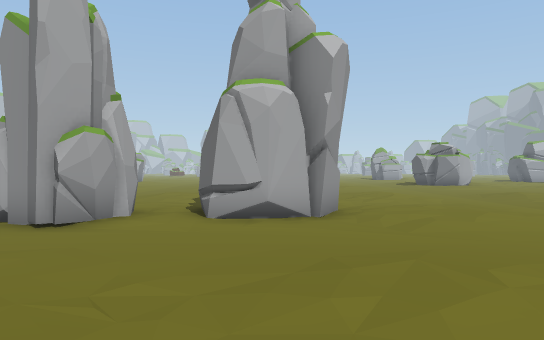
view 1 (above)

24 first-person views from a walk through a Unity game level. The camera is 1.5 m above the floor, looks level and sees 70° across. The floor is counted in squares, 2 m on a side. Each view is taken from the middle of a square. On the plan, view 1 faces up. The plan holds only what a view shows up to about 12 squares ahead; the rest is blank. The place goes on beyond the plan. The player is left out. Some animated figures are left out.

view 2
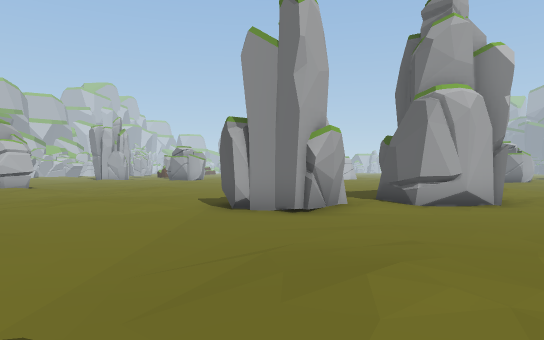

view 3
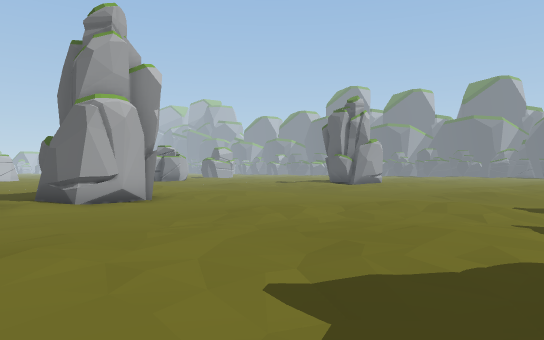

view 4
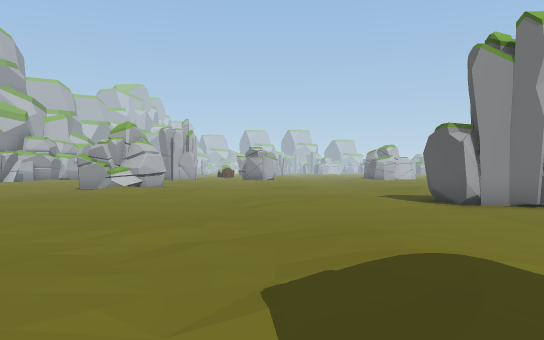

view 5
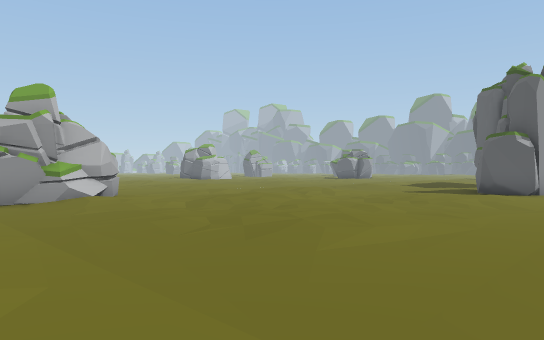

view 6
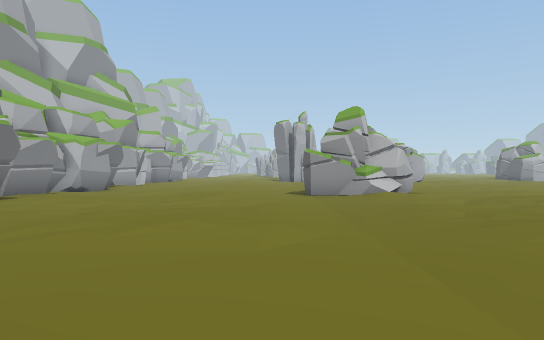

view 7
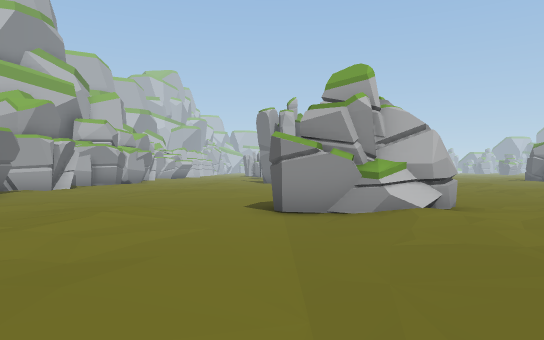

view 8
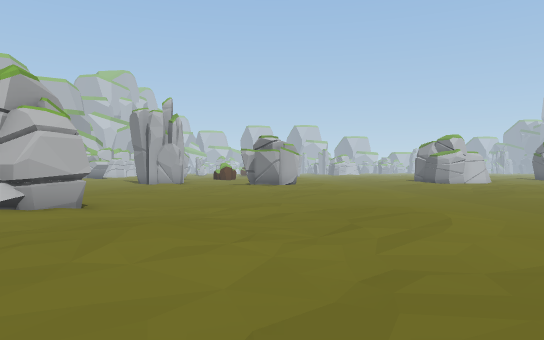

view 9
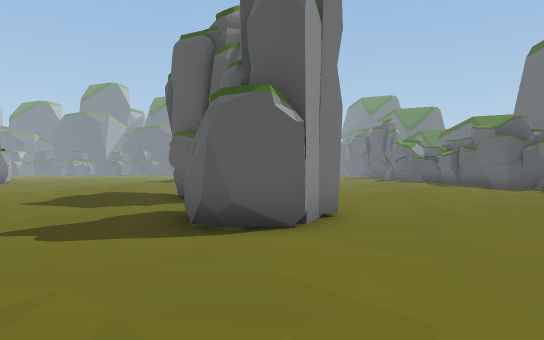

view 10
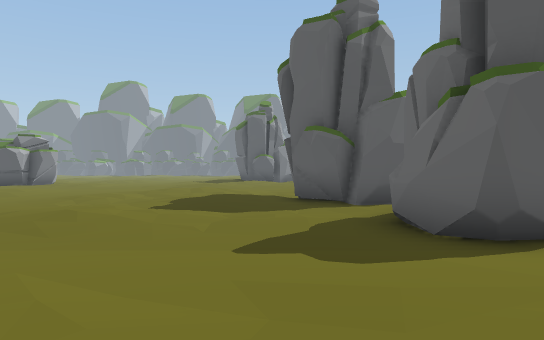

view 11
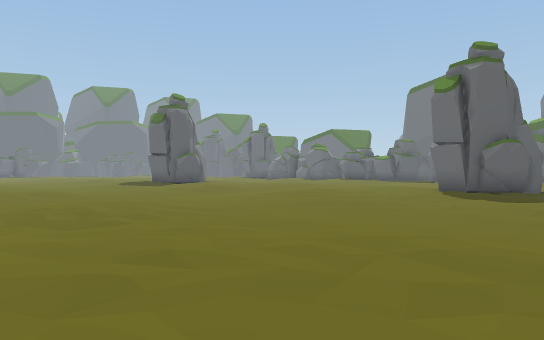

view 12
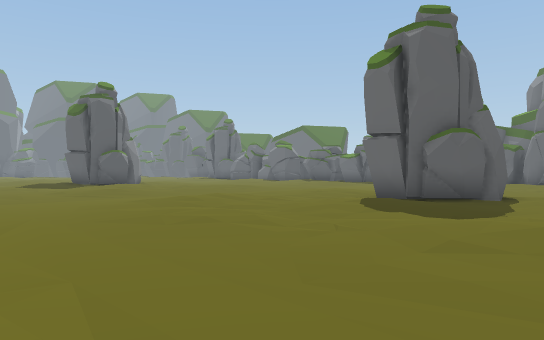

view 13
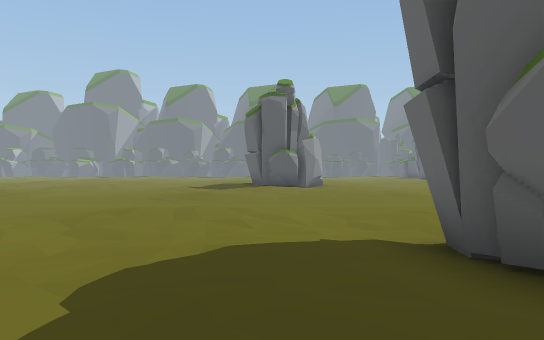

view 14
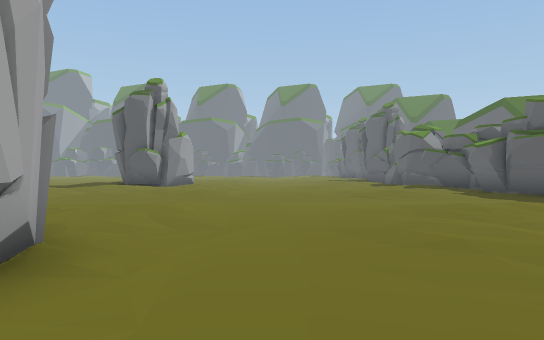

view 15
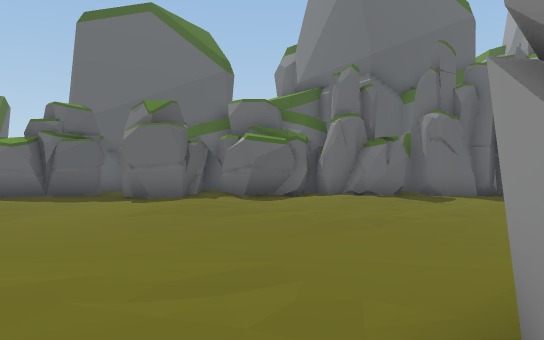

view 16
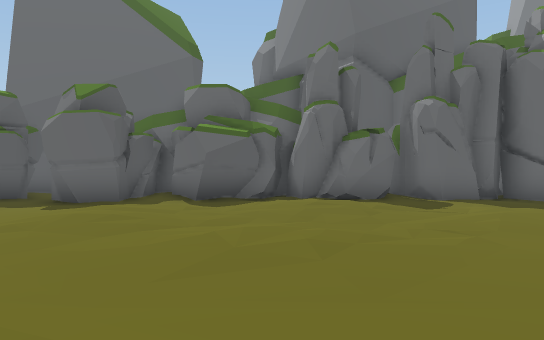

view 17
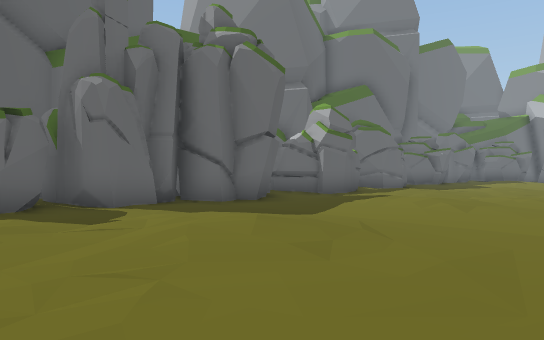

view 18
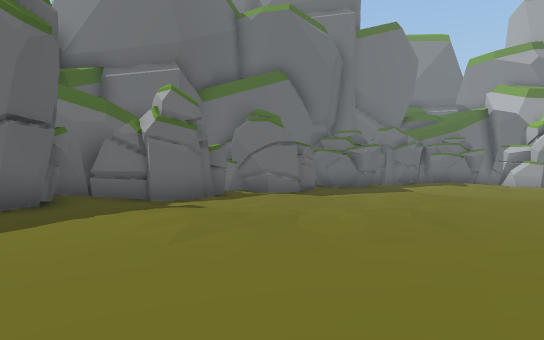

view 19
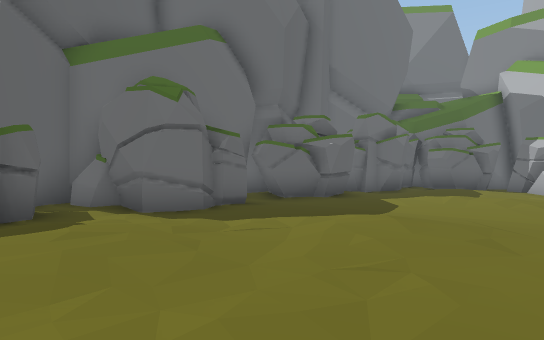

view 20
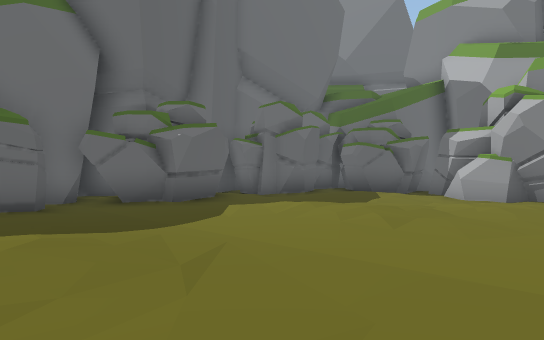

view 21
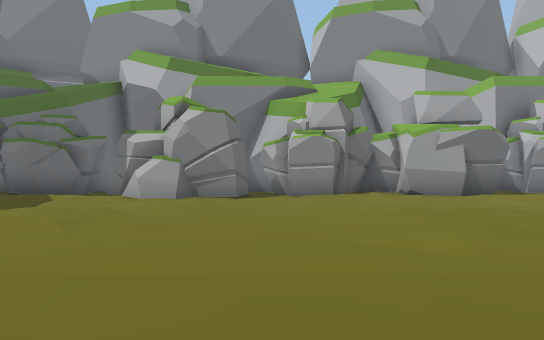

view 22
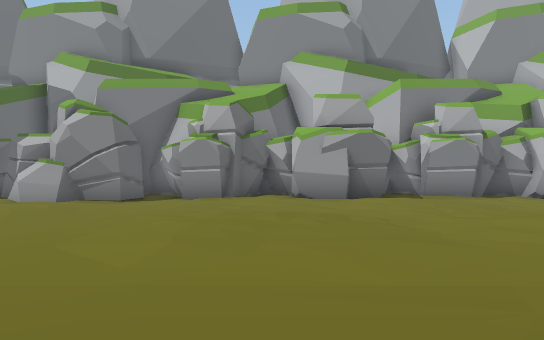

view 23
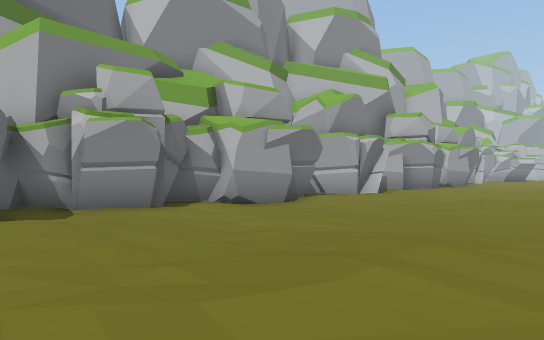

view 24
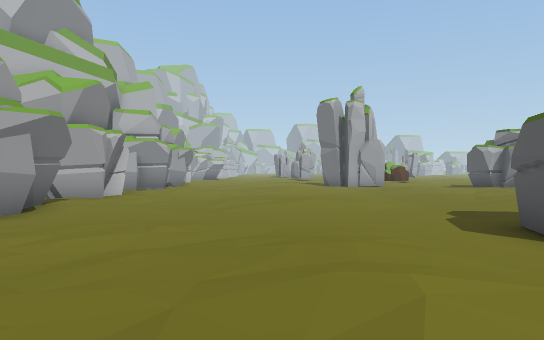

### Floor plan
Key: @ floor where view 1 was taken; # wall or solid block; . main floor; : floor 0.25 m higher than the main floor; / step, stairs or slope.
Columns run from 26 left of view 1 to 9 right of it. Each row starts with its distance up from view 1.
 23     :./
 22   :::./.....          . .:
 21  ##..........          ........
 20  ##...::.....         ..:....::.....
 19  #./..::.........::.....:./..::.....
 18  #.....:..........:...........:.....
 17  #..................................
 16 ##......... ........................
 15 #........#  #.......................
 14 ##....//.####....../../......//.....
 13 ##....::.../:....::/../::....::.../
 12 #../:.//.../../:..//../:../:.//...:.
 11   #::.........::../....../::........
 10  ##//........///..........//........
  9 ##.......................###........
  8 #:....:..........::..###:###.:......
  7 ##....::....::....:..###:##..::....:
  6 ##........../..........#/........../
  5 #...................................
  4 ###.................................
  3   #.............../.................
  2  ##...:/.../.....::/..//:....:/.../.
  1  #/././/.../:.....:/../:..././/.../:
  0  #/::.//......:/.::/...../@:.//.....
 -1  ##::./....../::/........:::./......
 -2  # ............##..##........#.##.##
 -3  ####.############:################
 -4     #     #  #   ####

Positions as (right, up) in squares from view 1, and headings:
1: (0, 0), facing up
2: (-4, -1), facing up
3: (-4, -2), facing up-right
4: (-9, -2), facing up
5: (-18, 4), facing up-right
6: (-18, 2), facing up
7: (-17, 7), facing up
8: (-10, 7), facing up
9: (-10, 7), facing right
10: (-9, 10), facing right
11: (-4, 22), facing down-right
12: (-4, 18), facing down-right
13: (-3, 11), facing right
14: (-3, 5), facing right
15: (2, 9), facing down
16: (1, 7), facing down
17: (0, 5), facing down-left
18: (-5, 6), facing down-left
19: (-10, 4), facing down-left
20: (-14, 5), facing down-left
21: (-14, 5), facing left
22: (-14, 8), facing left
23: (-18, 10), facing up-left
24: (-20, 10), facing up
